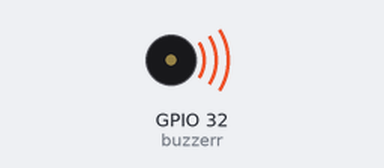
The sketch below on a simulated ESP32. Parts: buzzer (waves = sounding, pin HIGH).

Above: at 0.5 s.
Timing chart, 0 to 4.6 s (numbered marks = the images above):
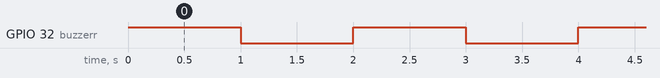

Measured:
- by itself, GPIO 32 (buzzerr): alternates HIGH for 1.0 s and LOW for 1.0 s

The sketch:

4_Buzzerr.ino
```cpp
int buzzerr = 32;

void setup() {
  pinMode(buzzerr, OUTPUT); //inisialisasi pin 2 sebagai output
}

void loop() {
  digitalWrite(buzzerr, HIGH);    //buzzer berbunyi
  delay(1000);              //berbunyi selama 1 detik
  digitalWrite(buzzerr, LOW);     //buzzer mati
  delay(1000);
}
```
